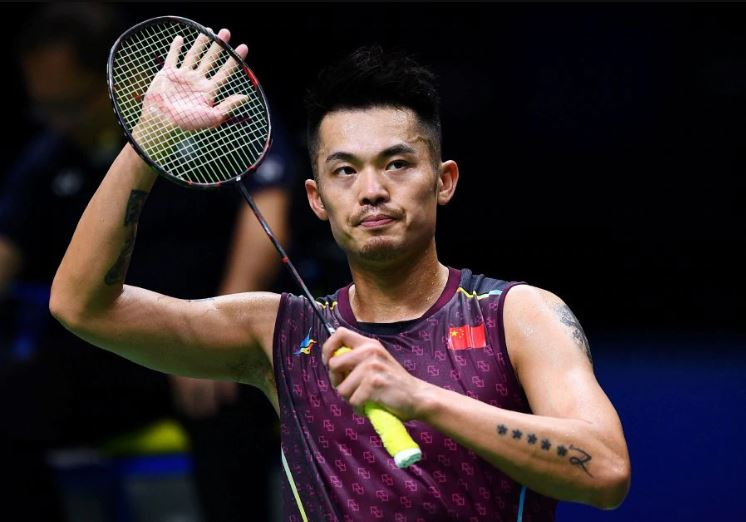
%> input picture BasicFunctions/Lin-Dan.jpg, 746 x 522 px
$ octave BasicFunction.m   (GNU Octave 9; MATLAB toolbox functions it lacks are replaced by stand-ins)
%> lines starting %> are read from the running program, lines starting %| are printed output that depends on the picture; in (x1, y1, x2, y2) boxes, pixels count from 0 and x2, y2 are one past the last pixel; in counts of white or black regions, pixels touching at a corner belong together; the program's own positions count from 1
% Fundamental Operations for Image Processing in MATLAB
% Date: 14/01/2026

clc;
clear;
close all;

% Creating an 8x8 random matrix
B = uint8(randi([0 255], 8, 8));
disp('Random 8x8 Matrix:');
disp(B);

% Read input image
I = imread("Lin-Dan.jpg");
%> I is the input picture: size 522x746x3 uint8; mean R, G, B 49.5, 39, 42
figure;
imshow(I);
title('Original Image');

% Convert RGB image to grayscale
Ig = rgb2gray(I);
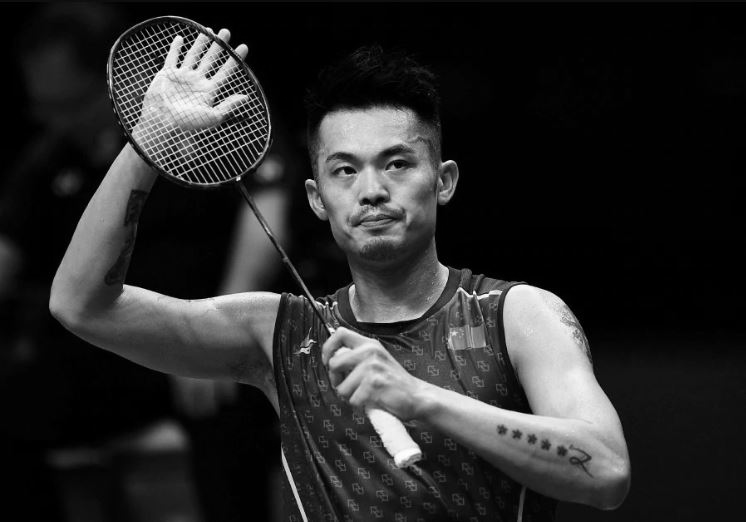
%> Ig: size 522x746 uint8; min 0, max 255, mean 42.5
figure;
imshow(Ig);
title('Grayscale Image');

% Extract Red Channel only
I_red = I;
I_red(:,:,2) = 0;   % Remove Green channel
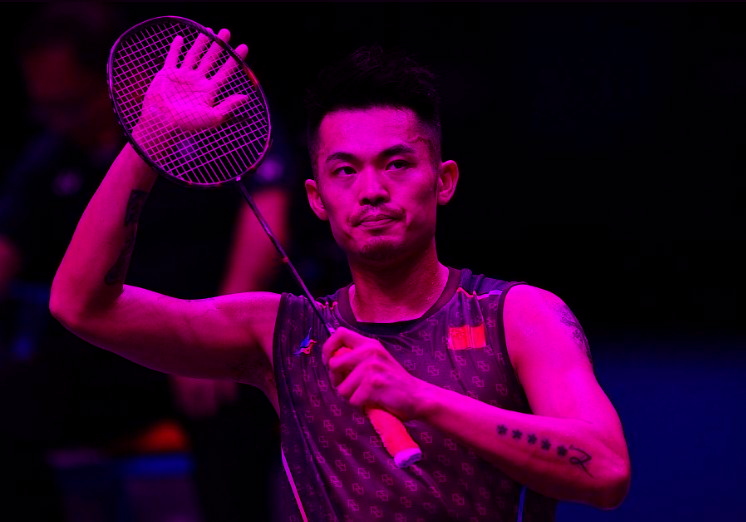
%> I_red: size 522x746x3 uint8; mean R, G, B 49.5, 0, 42
I_red(:,:,3) = 0;   % Remove Blue channel
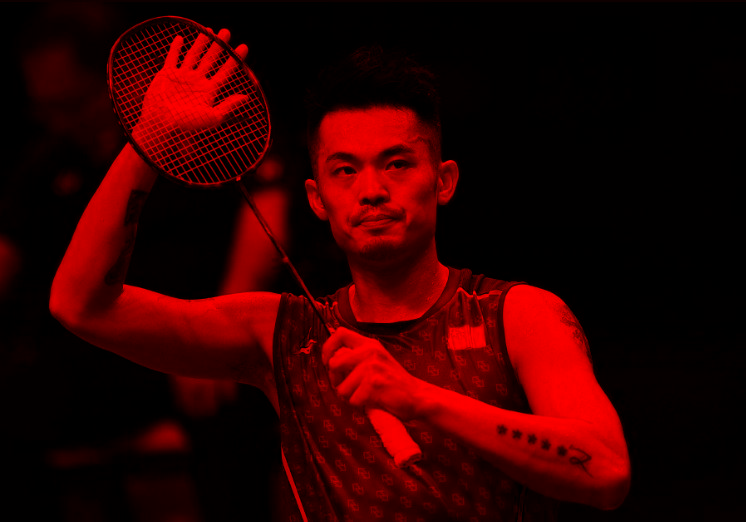
%> I_red: size 522x746x3 uint8; mean R, G, B 49.5, 0, 0
figure;
imshow(I_red);
title('Red Channel Image');

% Convert grayscale image to uint8 explicitly
Ig_uint8 = uint8(Ig);

% Binary image using thresholding with uint8
threshold = uint8(130);
Img = Ig_uint8 > threshold;
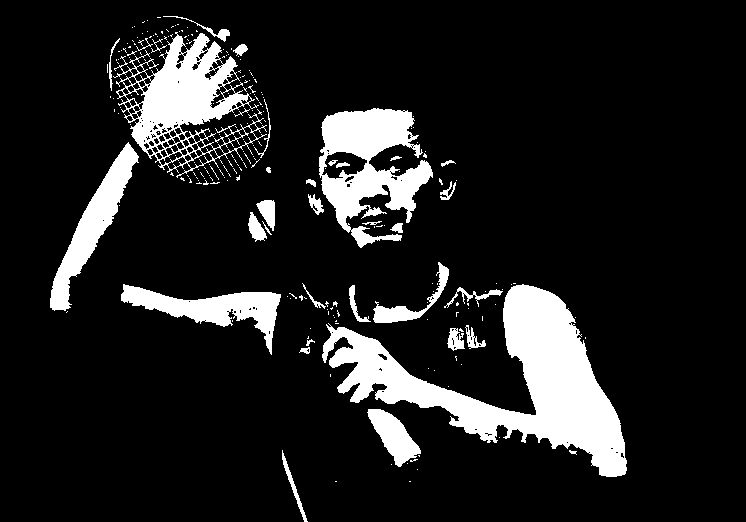
%> Img: size 522x746 logical; 12.9% white; 237 white regions (201 under 20 px), largest, box (x1, y1, x2, y2) and area: (322, 284, 627, 477) 19627, (113, 32, 267, 178) 8193, (319, 108, 433, 248) 8006

figure;
imshow(Img);
title('Binary Image using uint8 Thresholding');
